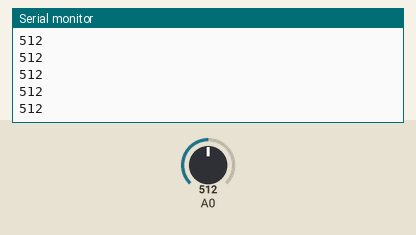
Recording of a sketch running on a simulated Arduino Uno, built with avr-gcc and run on an emulated ATmega328P. Shown: the last lines printed to the serial monitor. The inputs (shaded band) are chosen by the test bench; at power-on: A0 = 512.

Above: at 1.2 s.
1.3 s: A0 set to 716
At 1.31 s:
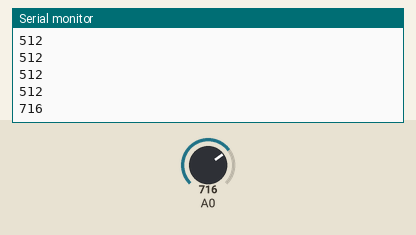
2.8 s: A0 set to 900
At 2.81 s:
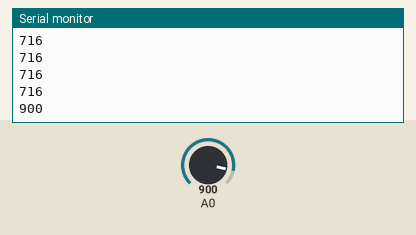
Timing chart, 0 to 5.8 s (numbered marks = the images above; inputs shaded):
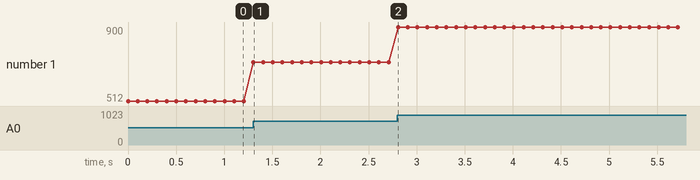

The sketch:

02_adc_test.ino
```cpp
/*
 * center 508
 * upper 890
 * lower 125
 */
void setup() {
  Serial.begin(115200);
}

void loop() {
  Serial.println(analogRead(0));
  delay(100);
}
```

Measured:
- after the input at 1.3 s, the serial monitor: prints a new line at once (image 1)
- after the input at 2.8 s, the serial monitor: prints a new line at once (image 2)
- plotted number 1: 512 → 716 after the input at 1.3 s, 716 → 900 after the input at 2.8 s
